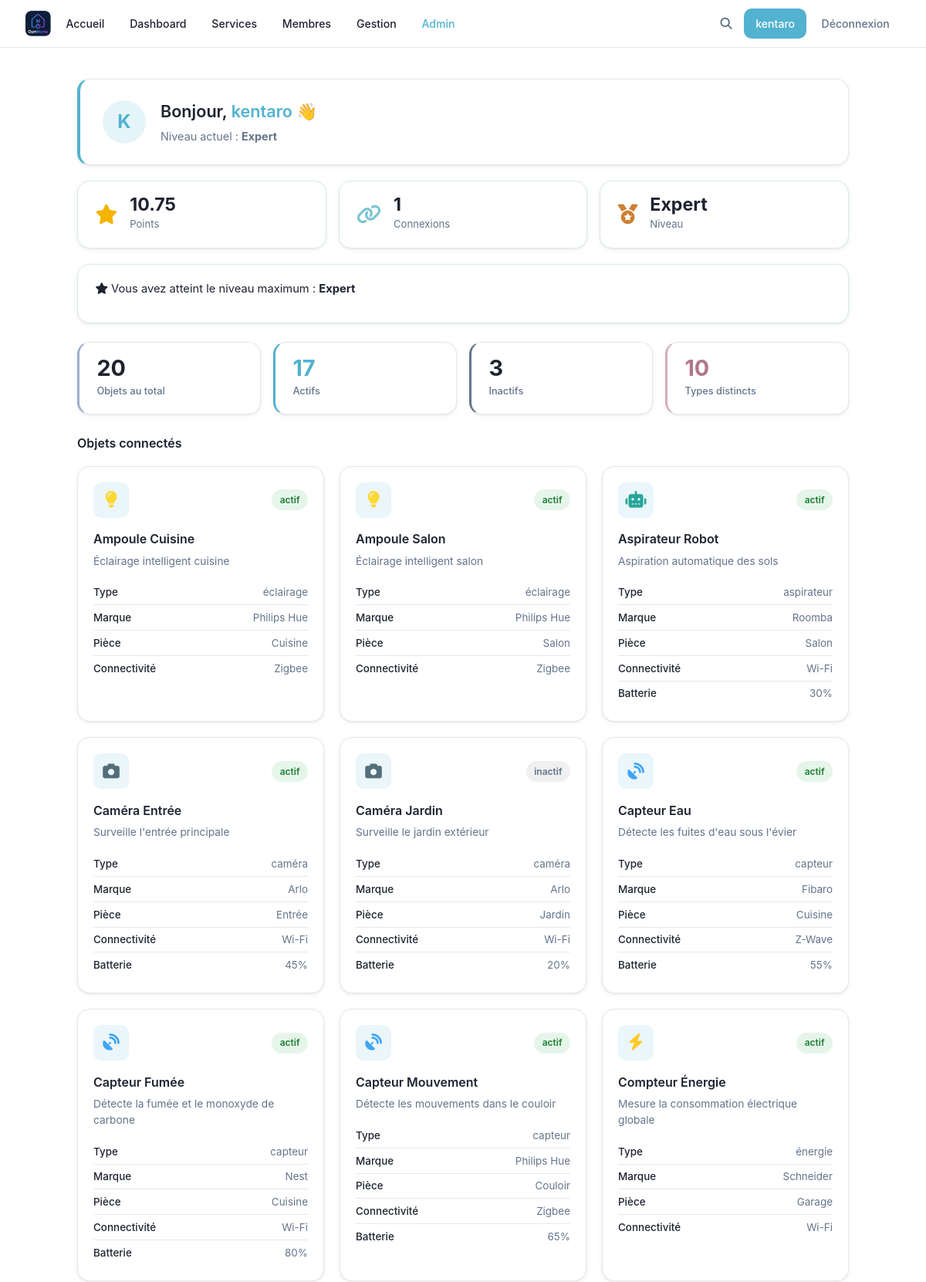
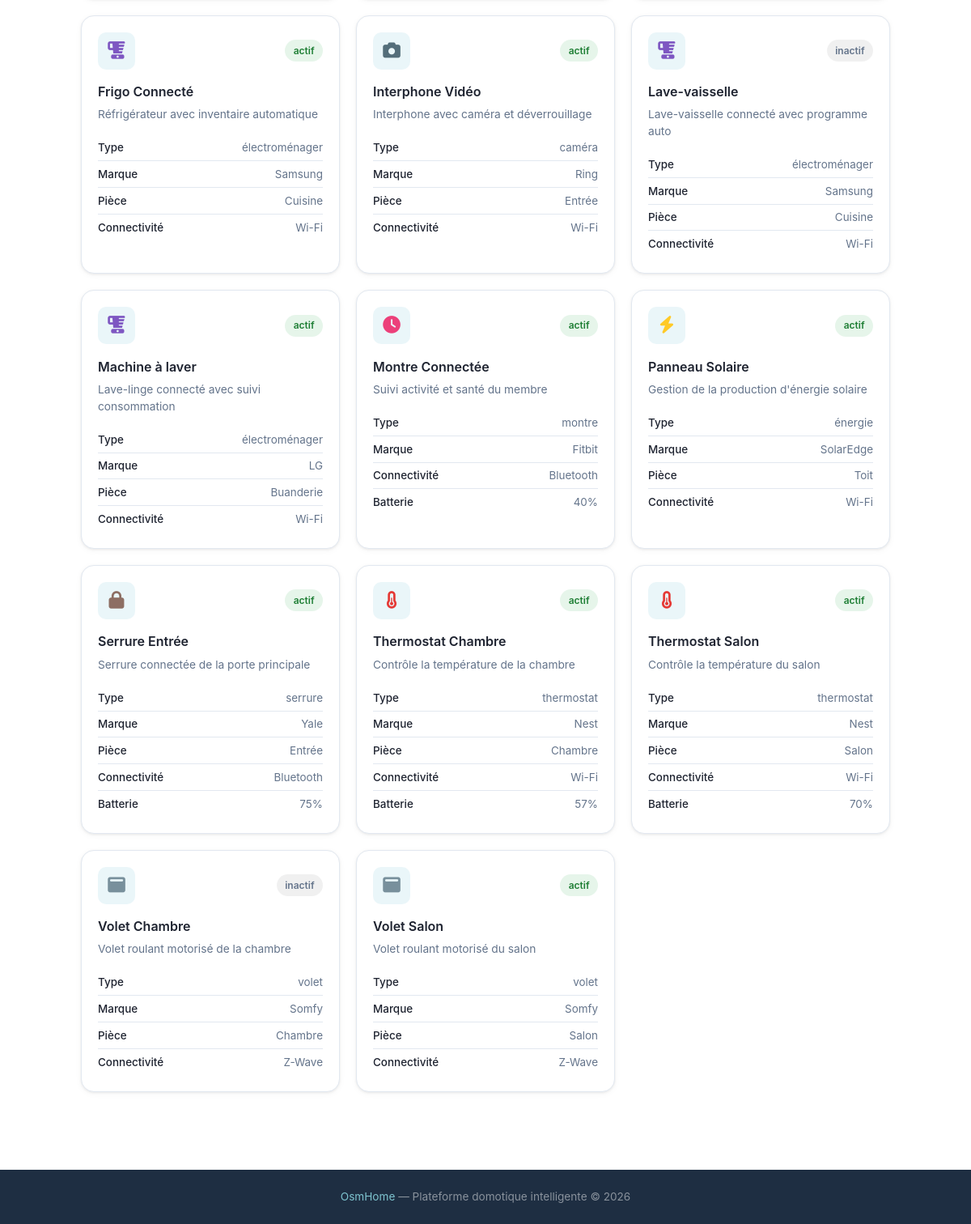
/dashboard (signed in), run on the app's committed database (2 pictures, top to bottom).
### tables this page shows
CREATE TABLE users (
            id INTEGER PRIMARY KEY AUTOINCREMENT,
            username TEXT UNIQUE NOT NULL,
            password TEXT NOT NULL,
            lastname TEXT,
            firstname TEXT,
            age INTEGER,
            gender TEXT,
            birthdate TEXT,
            member_type TEXT,
            photo TEXT,
            level TEXT DEFAULT 'debutant',
            points REAL DEFAULT 0,
            email TEXT,
            email_verified INTEGER DEFAULT 0,
            role TEXT DEFAULT 'simple'
        , actions INTEGER DEFAULT 0, verification_token TEXT);

CREATE TABLE devices (
            id INTEGER PRIMARY KEY AUTOINCREMENT,
            name TEXT,
            description TEXT,
            type TEXT,
            brand TEXT,
            status TEXT DEFAULT 'actif',
            connectivity TEXT,
            battery INTEGER,
            room TEXT
        , deletion_requested INTEGER DEFAULT 0, config TEXT);

### main.py (the view)
@app.route('/dashboard')
def dashboard():
    if 'username' not in flask.session:
        return flask.redirect('/login')
    user_data   = utils.getUser(flask.session['username'])
    connections = utils.getConnectionCount(flask.session['username'])
    devices     = utils.searchDevices('', '', '')
    total    = len(devices)
    active   = sum(1 for o in devices if o['status'] == 'actif')
    inactive = total - active
    nb_types = len(set(o['type'] for o in devices))
    resp = flask.make_response(flask.render_template(
        'dashboard.html',
        user=flask.session.get('username'),
        user_data=user_data,
        connections=connections,
        devices=devices,
        stats={'total': total, 'active': active, 'inactive': inactive, 'types': nb_types}
    ))
    resp.headers['Cache-Control'] = 'no-store'
    return resp

### main.py (called while the page is built)
@app.context_processor
def inject_types():
    try:
        types = utils.getTypes()
    except Exception:
        types = []
    is_admin = False
    user_level = None
    if flask.session.get('username'):
        u = utils.getUser(flask.session['username'])
        is_admin = bool(u and u['role'] == 'admin')
        user_level = u['level'] if u else None
    return {'types': types, 'is_admin': is_admin, 'user_level': user_level}

### utils.py (called while the page is built)
def openDB() -> sqlite3.Connection:
    if 'db' not in flask.g:
        flask.g.db = sqlite3.connect(BASE)
        flask.g.db.row_factory = sqlite3.Row
    return flask.g.db

def closeDB(_ = None):
    db = flask.g.pop("db", None)
    if db is not None:
        db.close()

def getUser(username: str):
    db = openDB()
    return db.execute(
        'SELECT * FROM users WHERE username = ?',
        (username,)
    ).fetchone()

def searchDevices(query='', filter_type='', filter_status='', filter_room='') -> list:
    db = openDB()
    sql = 'SELECT * FROM devices WHERE 1=1'
    params = []
    if query:
        sql += ' AND (name LIKE ? OR description LIKE ?)'
        params.extend([f'%{query}%', f'%{query}%'])
    if filter_type:
        sql += ' AND type = ?'
        params.append(filter_type)
    if filter_status:
        sql += ' AND status = ?'
        params.append(filter_status)
    if filter_room:
        sql += ' AND room = ?'
        params.append(filter_room)
    sql += ' ORDER BY name'
    return db.execute(sql, params).fetchall()

def getConnectionCount(username: str) -> int:
    db = openDB()
    user = db.execute('SELECT id FROM users WHERE username = ?', (username,)).fetchone()
    if not user:
        return 0
    row = db.execute(
        'SELECT COUNT(*) as cnt FROM connection_history WHERE user_id = ?',
        (user['id'],)
    ).fetchone()
    return row['cnt'] if row else 0

def getTypes() -> list:
    db = openDB()
    rows = db.execute('SELECT DISTINCT type FROM devices ORDER BY type').fetchall()
    return [row['type'] for row in rows]

### templates/dashboard.html (shortened to what this page needs)
{% extends 'base.html' %}
{% block extra_css %}
<link rel="stylesheet" href="{{ url_for('static', filename='css/devices.css') }}">
<link rel="stylesheet" href="{{ url_for('static', filename='css/dashboard.css') }}">
{% endblock %}
{% block content %}
{% set points = user_data['points'] or 0 %}
{% set db_level = user_data['level'] %}
{% if db_level == 'expert' %}
    {% set level_label = 'Expert' %}
    {% set next_label = None %}
    {% set next_pts = None %}
    {% set progress = 100 %}
{% elif db_level == 'avance' %}
    {% set level_label = 'Avancé' %}
    {% set next_label = 'Expert' %}
    {% set next_pts = 5 %}
    {% set progress = ((points - 3) / 2 * 100) | int %}
{% elif db_level == 'intermediaire' %}
    {% set level_label = 'Intermédiaire' %}
    {% set next_label = 'Avancé' %}
    {% set next_pts = 3 %}
    {% set progress = ((points - 1) / 2 * 100) | int %}
{% else %}
    {% set level_label = 'Débutant' %}
    {% set next_label = 'Intermédiaire' %}
    {% set next_pts = 1 %}
    {% set progress = (points / 1 * 100) | int %}
{% endif %}
<div class="dash-hero">
<div class="dashboard-page">
    <div class="dash-welcome">
        <div class="dash-avatar">{{ user_data['username'][0] | upper }}</div>
        <div class="dash-welcome-text">
            <h1>Bonjour, <span class="text-accent">{{ user_data['username'] }}</span> 👋</h1>
            <p>Niveau actuel : <strong>{{ level_label }}</strong></p>
        </div>
    </div>
    <div class="dash-stats">
        <div class="dash-stat-card">
            <div class="dash-stat-icon"><i class="fa-solid fa-star"></i></div>
            <div>
                <div class="dash-stat-value points-live">{{ "%.2f"|format(points) }}</div>
                <div class="dash-stat-label">Points</div>
            </div>
        </div>
        <div class="dash-stat-card">
            <div class="dash-stat-icon"><i class="fa-solid fa-link"></i></div>
            <div>
                <div class="dash-stat-value">{{ connections }}</div>
                <div class="dash-stat-label">Connexions</div>
            </div>
        </div>
        <div class="dash-stat-card">
            <div class="dash-stat-icon"><i class="fa-solid fa-medal"></i></div>
            <div>
                <div class="dash-stat-value level-live">{{ level_label }}</div>
                <div class="dash-stat-label">Niveau</div>
            </div>
        </div>
    </div>
    <div class="dash-progress-card" data-level="{{ db_level }}">
        {% if next_label %}
        <div class="dash-progress-header">
            <span>Progression vers <strong>{{ next_label }}</strong></span>
            <span class="dash-progress-pts"><span class="points-live">{{ "%.2f"|format(points) }}</span> / {{ next_pts }} pts</span>
        </div>
        <div class="dash-progress-bar" data-progress="{{ progress }}">
            <div class="dash-progress-fill"></div>
        </div>
        {% if points >= next_pts %}
        <button class="btn-level-up" id="btn-level-up"><i class="fa-solid fa-trophy"></i> Passer au niveau {{ next_label }}</button>
        {% else %}
        <p class="dash-progress-hint">Il vous manque <strong>{{ "%.2f"|format(next_pts - points) }} pts</strong> pour passer au niveau suivant.</p>
        {% endif %}
        {% else %}
        <div class="dash-progress-header">
            <span><i class="fa-solid fa-star"></i> Vous avez atteint le niveau maximum : <strong>Expert</strong></span>
        </div>
        {% endif %}
    </div>
</div>
</div>
<div class="dashboard-page">
    <div class="dash-widgets">
        <div class="dash-widget dash-widget--total">
            <div class="dash-widget-value">{{ stats.total }}</div>
            <div class="dash-widget-label">Objets au total</div>
        </div>
        <div class="dash-widget dash-widget--active">
            <div class="dash-widget-value">{{ stats.active }}</div>
            <div class="dash-widget-label">Actifs</div>
        </div>
        <div class="dash-widget dash-widget--inactive">
            <div class="dash-widget-value">{{ stats.inactive }}</div>
            <div class="dash-widget-label">Inactifs</div>
        </div>
        <div class="dash-widget dash-widget--types">
            <div class="dash-widget-value">{{ stats.types }}</div>
            <div class="dash-widget-label">Types distincts</div>
        </div>
    </div>
    <div class="dash-devices-header">
        <h2 class="dash-section-title">Objets connectés</h2>
    </div>
    <div class="devices-grid">
        {% for device in devices %}
        <a href="/device/{{ device['id'] }}" class="device-card device-card--link">
            <div class="device-top">
                <div class="device-icon" aria-label="{{ device['type'] }}">
                    {% if device['type'] == 'thermostat' %}<i class="fa-solid fa-temperature-half"></i>
                    {% elif device['type'] == 'caméra' %}<i class="fa-solid fa-camera"></i>
                    {% elif device['type'] == 'éclairage' %}<i class="fa-solid fa-lightbulb"></i>
                    {% elif device['type'] == 'serrure' %}<i class="fa-solid fa-lock"></i>
                    {% elif device['type'] == 'capteur' %}<i class="fa-solid fa-satellite-dish"></i>
                    {% elif device['type'] == 'aspirateur' %}<i class="fa-solid fa-robot"></i>
                    {% elif device['type'] == 'électroménager' %}<i class="fa-solid fa-blender"></i>
                    {% elif device['type'] == 'volet' %}<i class="fa-solid fa-window-maximize"></i>
                    {% elif device['type'] == 'montre' %}<i class="fa-solid fa-clock"></i>
                    {% elif device['type'] == 'énergie' %}<i class="fa-solid fa-bolt"></i>
                    {% else %}<i class="fa-solid fa-box"></i>{% endif %}
                </div>
                <span class="device-status {{ 'status-active' if device['status'] == 'actif' else 'status-inactive' }}">
                    {{ device['status'] }}
                </span>
            </div>
            <h3 class="device-name">{{ device['name'] }}</h3>
            <p class="device-description">{{ device['description'] }}</p>
            <ul class="device-infos">
                <li><strong>Type</strong> {{ device['type'] }}</li>
                <li><strong>Marque</strong> {{ device['brand'] }}</li>
                {% if device['room'] %}
                <li><strong>Pièce</strong> {{ device['room'] }}</li>
                {% endif %}
                <li><strong>Connectivité</strong> {{ device['connectivity'] }}</li>
                {% if device['battery'] %}
                <li><strong>Batterie</strong> {{ device['battery'] }}%</li>
                {% endif %}
            </ul>
        </a>
        {% endfor %}
    </div>
</div>
{% endblock %}

### static/css/style.css (style rules this page uses)
:root { --bg: #ffffff; --surface: #ffffff; --dark: #1e2330; --dark-2: #1c2131; --primary: #52B2CF; --primary-hover: #3d9ebc; --primary-light: rgba(82, 178, 207, 0.12); --accent-2: #7EC4CF; --accent-pink: #D4AFB9; --accent-lavender: #D1CFE2; --accent-powder: #9CADCE; --muted: #64748b; --white: #ffffff; --border: #e2e8f0; --shadow: 0 1px 3px rgba(0,0,0,.07), 0 2px 8px rgba(0,0,0,.04); --shadow-md: 0 4px 14px rgba(0,0,0,.09), 0 2px 6px rgba(0,0,0,.05); --radius: 10px; --radius-sm: 5px; --radius-lg: 16px; --danger: #ea4335; }
* { margin: 0; padding: 0; box-sizing: border-box; }
html { min-height: 100%; scroll-behavior: smooth; }
body { min-height: 100vh; display: flex; flex-direction: column; font-family: 'Google Sans', 'Inter', system-ui, -apple-system, BlinkMacSystemFont, 'Segoe UI', Roboto, sans-serif; background: var(--bg); color: var(--dark); line-height: 1.65; }
a { color: inherit; text-decoration: none; }
h1, h2, h3, h4, h5 { color: var(--dark); margin-bottom: 0.5rem; font-weight: 600; }
p { color: var(--muted); margin-bottom: 1rem; }
.text-accent { color: var(--primary) !important; }
.status-active { background: rgba(52,168,83,0.12); color: #1e7e34; }
.status-inactive { background: rgba(0,0,0,0.06); color: var(--muted); }

### static/css/devices.css (style rules this page uses)
.devices-grid { display: grid; grid-template-columns: repeat(3, 1fr); gap: 1.25rem; }
.device-card { background: var(--surface); border: 1px solid var(--border); border-radius: var(--radius-lg); box-shadow: var(--shadow); padding: 1.25rem; transition: box-shadow 0.2s, border-color 0.2s; }
.device-card--link { display: block; text-decoration: none; color: inherit; }
.device-top { display: flex; justify-content: space-between; align-items: center; margin-bottom: 0.9rem; }
.device-icon { width: 46px; height: 46px; border-radius: 10px; background: var(--primary-light); display: flex; align-items: center; justify-content: center; font-size: 1.35rem; }
.device-status { padding: 0.22rem 0.65rem; border-radius: 999px; font-size: 0.75rem; font-weight: 600; }
.device-name { font-size: 1rem; font-weight: 600; color: var(--dark); margin-bottom: 0.32rem; }
.device-description { font-size: 0.86rem; color: var(--muted); margin-bottom: 0.9rem; line-height: 1.5; }
.device-infos { list-style: none; padding: 0; margin: 0; }
.device-infos li { display: flex; justify-content: space-between; padding: 0.3rem 0; font-size: 0.84rem; color: var(--muted); border-bottom: 1px solid var(--border); }
.device-infos li:last-child { border-bottom: none; }
.device-infos strong { color: var(--dark); font-weight: 500; }
.device-icon .fa-temperature-half { color: #e53935; }
.device-icon .fa-camera { color: #546e7a; }
.device-icon .fa-lightbulb { color: #fdd835; }
.device-icon .fa-lock { color: #8d6e63; }
.device-icon .fa-satellite-dish { color: #42a5f5; }
.device-icon .fa-robot { color: #26a69a; }
.device-icon .fa-blender { color: #7e57c2; }
.device-icon .fa-window-maximize { color: #78909c; }
.device-icon .fa-clock { color: #ec407a; }
.device-icon .fa-bolt { color: #ffca28; }

### data on the page
users: username "K", username "kentaro", level "Expert", points "10.75"
devices: status "actif", name "Ampoule Cuisine", description "Éclairage intelligent cuisine", type "éclairage", brand "Philips Hue", room "Cuisine", connectivity "Zigbee"
devices: status "actif", name "Ampoule Salon", description "Éclairage intelligent salon", type "éclairage", brand "Philips Hue", room "Salon", connectivity "Zigbee"
devices: status "actif", name "Aspirateur Robot", description "Aspiration automatique des sols", type "aspirateur", brand "Roomba", room "Salon", connectivity "Wi-Fi", battery "30"
devices: status "actif", name "Caméra Entrée", description "Surveille l'entrée principale", type "caméra", brand "Arlo", room "Entrée", connectivity "Wi-Fi", battery "45"
devices: status "inactif", name "Caméra Jardin", description "Surveille le jardin extérieur", type "caméra", brand "Arlo", room "Jardin", connectivity "Wi-Fi", battery "20"
devices: status "actif", name "Capteur Eau", description "Détecte les fuites d'eau sous l'évier", type "capteur", brand "Fibaro", room "Cuisine", connectivity "Z-Wave", battery "55"
devices: status "actif", name "Capteur Fumée", description "Détecte la fumée et le monoxyde de carbone", type "capteur", brand "Nest", room "Cuisine", connectivity "Wi-Fi", battery "80"
devices: status "actif", name "Capteur Mouvement", description "Détecte les mouvements dans le couloir", type "capteur", brand "Philips Hue", room "Couloir", connectivity "Zigbee", battery "65"
devices: status "actif", name "Compteur Énergie", description "Mesure la consommation électrique globale", type "énergie", brand "Schneider", room "Garage", connectivity "Wi-Fi"
devices: status "actif", name "Frigo Connecté", description "Réfrigérateur avec inventaire automatique", type "électroménager", brand "Samsung", room "Cuisine", connectivity "Wi-Fi"
devices: status "actif", name "Interphone Vidéo", description "Interphone avec caméra et déverrouillage", type "caméra", brand "Ring", room "Entrée", connectivity "Wi-Fi"
devices: status "inactif", name "Lave-vaisselle", description "Lave-vaisselle connecté avec programme auto", type "électroménager", brand "Samsung", room "Cuisine", connectivity "Wi-Fi"
devices: status "actif", name "Machine à laver", description "Lave-linge connecté avec suivi consommation", type "électroménager", brand "LG", room "Buanderie", connectivity "Wi-Fi"
devices: status "actif", name "Montre Connectée", description "Suivi activité et santé du membre", type "montre", brand "Fitbit", connectivity "Bluetooth", battery "40"
devices: status "actif", name "Panneau Solaire", description "Gestion de la production d'énergie solaire", type "énergie", brand "SolarEdge", room "Toit", connectivity "Wi-Fi"
devices: status "actif", name "Serrure Entrée", description "Serrure connectée de la porte principale", type "serrure", brand "Yale", room "Entrée", connectivity "Bluetooth", battery "75"
devices: status "actif", name "Thermostat Chambre", description "Contrôle la température de la chambre", type "thermostat", brand "Nest", room "Chambre", connectivity "Wi-Fi", battery "57"
devices: status "actif", name "Thermostat Salon", description "Contrôle la température du salon", type "thermostat", brand "Nest", room "Salon", connectivity "Wi-Fi", battery "70"
devices: status "inactif", name "Volet Chambre", description "Volet roulant motorisé de la chambre", type "volet", brand "Somfy", room "Chambre", connectivity "Z-Wave"
devices: status "actif", name "Volet Salon", description "Volet roulant motorisé du salon", type "volet", brand "Somfy", room "Salon", connectivity "Z-Wave"

### other printed values
{{ user }} "kentaro"
{{ connections }} "1"
{{ stats.total }} "20"
{{ stats.active }} "17"
{{ stats.inactive }} "3"
{{ stats.types }} "10"
